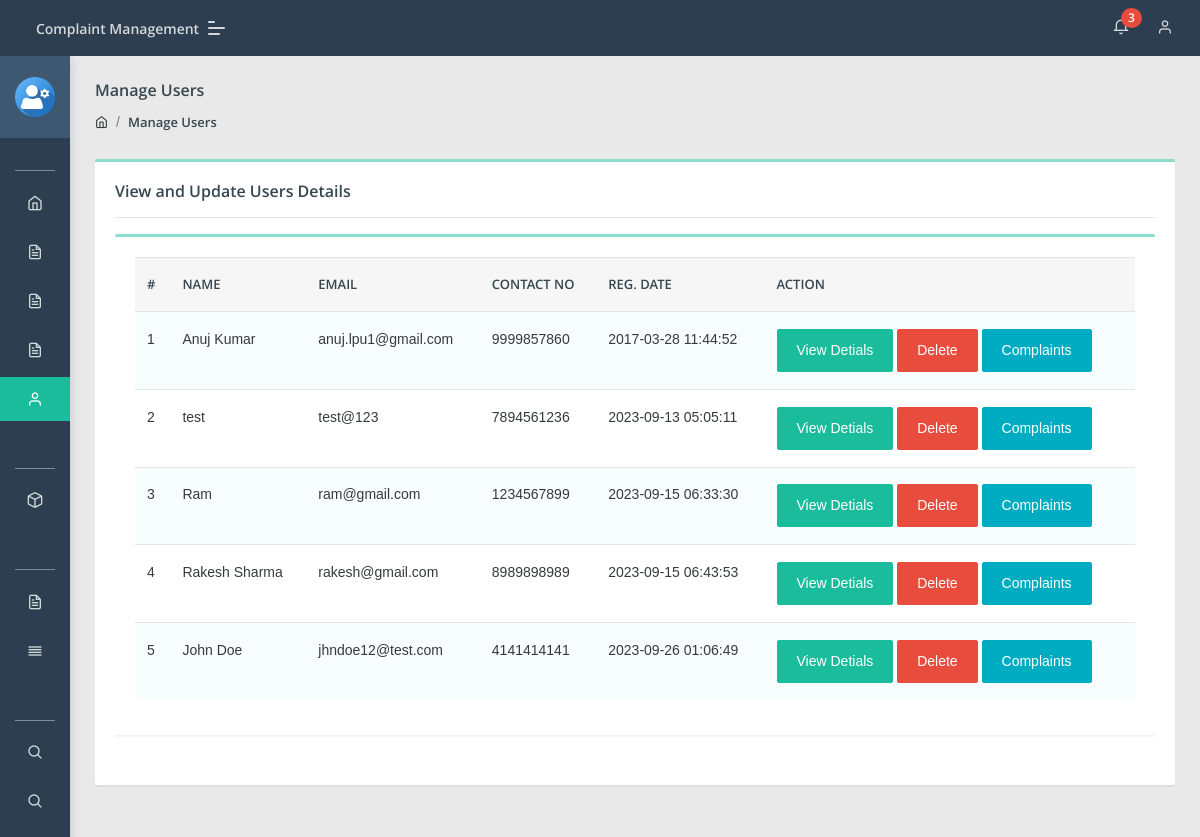
The page /admin/manage-users.php (signed in) on the database its author committed.
### tables this page shows
CREATE TABLE `users` (
  `id` int(11) NOT NULL,
  `fullName` varchar(255) DEFAULT NULL,
  `userEmail` varchar(255) DEFAULT NULL,
  `password` varchar(255) DEFAULT NULL,
  `contactNo` bigint(11) DEFAULT NULL,
  `address` tinytext DEFAULT NULL,
  `State` varchar(255) DEFAULT NULL,
  `country` varchar(255) DEFAULT NULL,
  `pincode` int(6) DEFAULT NULL,
  `userImage` varchar(255) DEFAULT NULL,
  `regDate` timestamp NOT NULL DEFAULT current_timestamp(),
  `updationDate` timestamp NULL DEFAULT NULL,
  `status` int(1) DEFAULT NULL
);

### admin/manage-users.php (the view, shortened to what this page needs)
<?php
include('include/config.php');
if(strlen($_SESSION['aid'])==0)
    {
header('location:index.php');
}
else{
?>
<!DOCTYPE html>
<html lang="en">
<head>
    <link rel="stylesheet" href="assets/css/style.css">
</head>
<body class="">
	<?php include('include/sidebar.php');?>
	<?php include('include/header.php');?>
<section class="pcoded-main-container">
    <div class="pcoded-content">
        <div class="page-header">
            <div class="page-block">
                <div class="row align-items-center">
                    <div class="col-md-12">
                        <div class="page-header-title">
                            <h5 class="m-b-10">Manage Users</h5>
                        </div>
                        <ul class="breadcrumb">
                            <li class="breadcrumb-item"><a href="dashboard.php"><i class="feather icon-home"></i></a></li>
                            <li class="breadcrumb-item"><a href="manage-users.php">Manage Users</a></li>
                        </ul>
                    </div>
                </div>
            </div>
        </div>
        <div class="row">
            <div class="col-sm-12">
                <div class="card">
                    <div class="card-body">
                        <h5>View and Update Users Details</h5>
                        <hr>
                      <div class="row">
                            <div class="col-xl-12">
                <div class="card">
                    <div class="card-body table-border-style">
                        <div class="table-responsive">
                            <table class="table table-striped">
                                <thead>
                                        <tr>
                                            <th>#</th>
                                            <th> Name</th>
                                            <th>Email </th>
                                            <th>Contact no</th>
                                            <th>Reg. Date </th>
                                            <th>Action</th>
                                        </tr>
                                </thead>
                                <tbody>
                                    <?php $query=mysqli_query($con,"select * from users");
$cnt=1;
while($row=mysqli_fetch_array($query))
{
?>
                                        <tr>
                                            <td><?php echo htmlentities($cnt);?></td>
                                            <td><?php echo htmlentities($row['fullName']);?></td>
                                            <td><?php echo htmlentities($row['userEmail']);?></td>
                                            <td> <?php echo htmlentities($row['contactNo']);?></td>
                                            <td><?php echo htmlentities($row['regDate']);?></td>
<td><a href="javascript:void(0);" onClick="popUpWindow('userprofile.php?uid=<?php echo htmlentities($row['id']);?>');" title="View Details" class="btn btn-primary  btn-xs">View Detials</a>
<a href="manage-users.php?uid=<?php echo htmlentities($row['id']);?>&&action=del" title="Delete" onClick="return confirm('All complaints belongs to user will also delete.')" class="btn btn-danger">Delete</a>
<a href="user-complaints.php?uid=<?php echo htmlentities($row['id']);?>&&uname=<?php echo htmlentities($row['fullName']);?>" title="View User Complaints" class="btn btn-info  btn-xs">Complaints</a>
                                        </td>
                                        </tr>
                                        <?php $cnt=$cnt+1; } ?>
                                </tbody>
                            </table>
                        </div>
                    </div>
                </div>
            </div>
                        </div>
                    </div>
                </div>
            </div>
        </div>
    </div>
</section>
</body>
</html>
<?php } ?>

### rows shown on the page
users: fullName "Anuj Kumar", userEmail "anuj.lpu1@gmail.com", contactNo "9999857860", regDate "2017-03-28 11:44:52"
users: fullName "test", userEmail "test@123", contactNo "7894561236", regDate "2023-09-13 05:05:11"
users: fullName "Ram", userEmail "ram@gmail.com", contactNo "1234567899", regDate "2023-09-15 06:33:30"
users: fullName "Rakesh Sharma", userEmail "rakesh@gmail.com", contactNo "8989898989", regDate "2023-09-15 06:43:53"
users: fullName "John Doe", userEmail "jhndoe12@test.com", contactNo "4141414141", regDate "2023-09-26 01:06:49"

### other values the page prints
$num1 "3"
